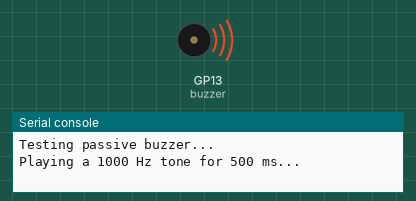
Recording of a program running on a simulated Raspberry Pi Pico running MicroPython. Parts: buzzer (waves = sounding), the last lines printed to the serial console. At 5.1 s the program stops and its outputs stay as they are.

Above: at 0.1 s.
At 5.1 s:
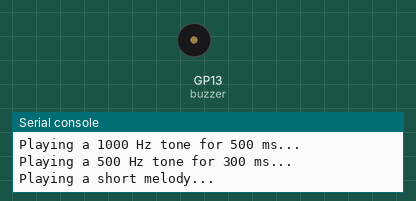
Timing chart, 0 to 6.6 s (numbered marks = the images above):
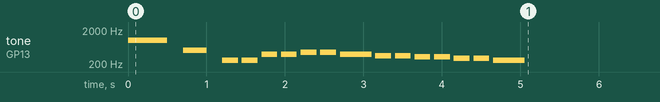

Measured:
- by itself, tone on GP13 (buzzer): plays 1000 Hz for 0.50 s, 500 Hz for 0.30 s, 262 Hz for 0.20 s, 262 Hz for 0.20 s, 392 Hz for 0.20 s, 392 Hz for 0.20 s … (16 notes in this stretch)

The program:

passive_buzzer.py
```python
from machine import Pin, PWM
import time

# Define the pin the buzzer is connected to
BUZZER_PIN = 13

# Create a PWM object for the buzzer pin
# A passive buzzer needs a varying frequency, which PWM provides
buzzer = PWM(Pin(BUZZER_PIN))

# --- Function to play a single tone ---
def play_tone(frequency, duration_ms):
    """
    Plays a single tone on the buzzer.
    frequency: The frequency of the tone in Hz (e.g., 500, 1000).
    duration_ms: The duration of the tone in milliseconds.
    """
    if frequency > 0:
        buzzer.freq(frequency)  # Set the frequency
        buzzer.duty_u16(32768)  # Set duty cycle to 50% (half of 65535 for 16-bit PWM)
    else:
        buzzer.duty_u16(0)      # Turn off the sound for a "rest"
    time.sleep_ms(duration_ms)
    buzzer.duty_u16(0)          # Turn off the sound after the duration

# --- Main demonstration ---
try:
    print("Testing passive buzzer...")

    # Play a simple high-pitched tone
    print("Playing a 1000 Hz tone for 500 ms...")
    play_tone(1000, 500)
    time.sleep(0.2) # Short pause

    # Play a lower-pitched tone
    print("Playing a 500 Hz tone for 300 ms...")
    play_tone(500, 300)
    time.sleep(0.2) # Short pause

    # Play a simple melody (example: "Twinkle Twinkle Little Star" opening)
    # Define notes and their approximate frequencies (you can refine these)
    NOTE_C4 = 262
    NOTE_D4 = 294
    NOTE_E4 = 330
    NOTE_F4 = 349
    NOTE_G4 = 392
    NOTE_A4 = 440
    NOTE_B4 = 494
    NOTE_C5 = 523

    print("Playing a short melody...")
    melody = [
        (NOTE_C4, 200), (NOTE_C4, 200), (NOTE_G4, 200), (NOTE_G4, 200),
        (NOTE_A4, 200), (NOTE_A4, 200), (NOTE_G4, 400),
        (NOTE_F4, 200), (NOTE_F4, 200), (NOTE_E4, 200), (NOTE_E4, 200),
        (NOTE_D4, 200), (NOTE_D4, 200), (NOTE_C4, 400)
    ]

    for note, duration in melody:
        play_tone(note, duration)
        time.sleep_ms(50) # Small pause between notes for clarity

except KeyboardInterrupt:
    print("Stopped by user.")

finally:
    # Always de-initialize the PWM peripheral to free up resources
    buzzer.deinit()
    print("Buzzer de-initialized.")
```
